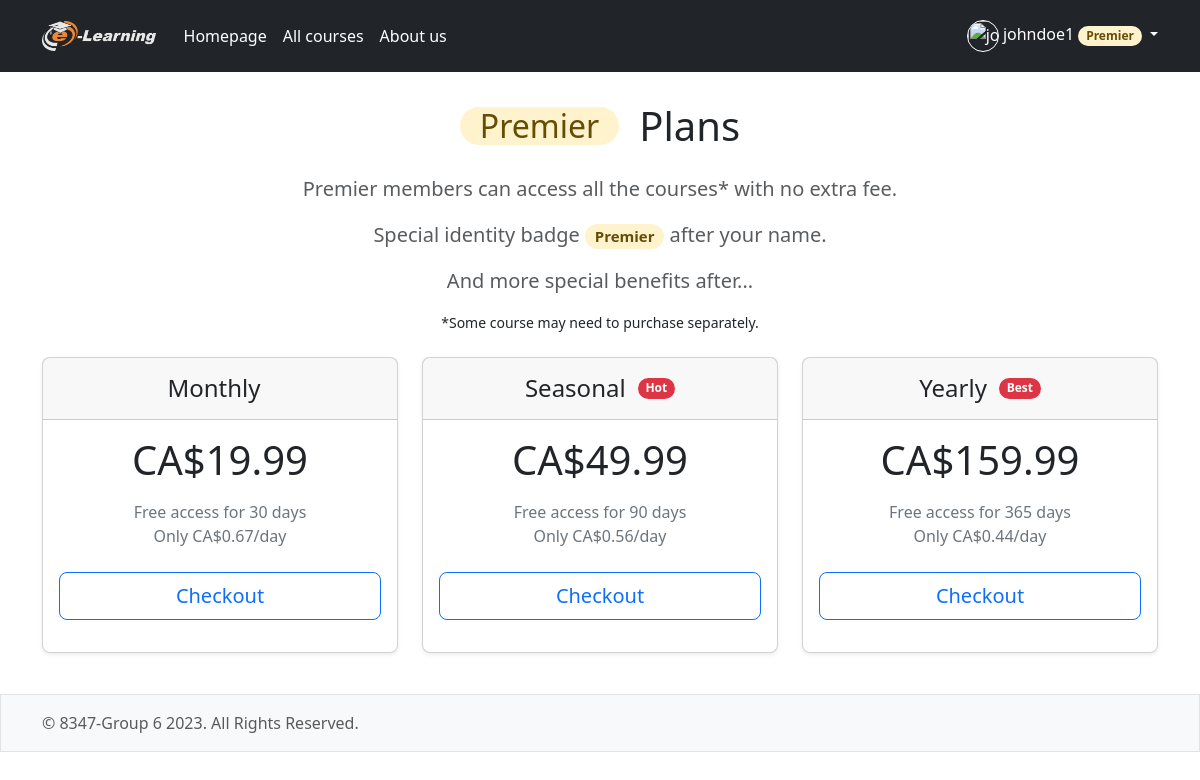
The app's page /premier/ (signed in) with its own data.
### elearning/models.py (models this page shows, shortened)
class PremiePlan(models.Model):
    name = models.CharField(max_length=10)
    days = models.PositiveIntegerField()
    price = models.DecimalField(max_digits=5,decimal_places=2)
    tag = models.CharField(max_length=5,blank=True,null=True)
    daily = models.DecimalField(max_digits=5,decimal_places=2,default=0.00)

### elearning/views.py (the view)
# urls.py: path("premier/", views.premier, name="premier"),
def premier(request):
    plans = PremiePlan.objects.all()
    return render(request,'elearning/premierplan.html',{"plans":plans})

### elearning/templates/elearning/premierplan.html (shortened to what this page needs)
{% extends 'elearning/base.html' %}
{% load bootstrap_icons %}
{% block content %}
    <main role="main" class="container" style="padding-top: 30px;">
    <div class="d-flex align-items-center justify-content-center">
        <h2 class="fw-normal text-warning-emphasis bg-warning-subtle rounded-pill" style="width: fit-content;padding-left: 20px;padding-right: 20px" >Premier</h2>
    <h1>&ensp;Plans</h1>
    </div>
    <div class="pricing-header p-3 pb-md-4 mx-auto text-center">
      <p class="fs-5 text-body-secondary">Premier members can access all the courses* with no extra fee.</p>
        <p class="fs-5 text-body-secondary">Special identity badge <span class="badge bg-warning-subtle text-warning-emphasis rounded-pill">Premier</span> after your name.</p>
        <p class="fs-5 text-body-secondary">And more special benefits after...</p>
    <small>*Some course may need to purchase separately.</small>
    </div>
    <div class="row row-cols-1 row-cols-md-3 mb-3 text-center">
    {% for plan in plans %}
      <div class="col">
        <div class="card mb-4 rounded-3 shadow-sm">
          <div class="card-header py-3 d-flex align-items-center justify-content-center" >
            <h4 class="my-0 fw-normal">{{ plan.name }}&ensp;</h4>
              {% if plan.tag %}
                  <span class="badge text-bg-danger rounded-pill">{{ plan.tag }}</span>
              {% endif %}
          </div>
          <div class="card-body">
            <h1 class="card-title pricing-card-title">CA${{ plan.price }}</h1>
            <ul class="list-unstyled mt-3 mb-4 text-secondary">
              <li>Free access for {{ plan.days }} days</li>
              <li>Only CA${{ plan.daily }}/day</li>
            </ul>
              <form id="buyPremier" action="{% url 'elearning:create-checkout-session' 'p' plan.id %}" method="post"
                      >
                    <button class="w-100 btn btn-lg btn-outline-primary" type="submit">Checkout</button>
                </form>
          </div>
        </div>
      </div>
    {% endfor %}
    </div>
    </main>
{% endblock %}

### elearning/templates/elearning/base.html (shortened to what this page needs)
{% load static %}
{% load bootstrap5 %}
{% bootstrap_css %}
{% load bootstrap_icons %}
<!DOCTYPE html>
<html lang="en">
<head>
    <link rel="stylesheet" type="text/css" href="{% static 'elearning/bootstrap.min.css' %}"/>
    <link rel="stylesheet" type="text/css" href="{% static 'elearning/sign-in.css' %}"/>
    <link rel="stylesheet" type="text/css" href="{% static 'elearning/carousel.css' %}"/>
</head>
<body class="d-flex flex-column h-100">
<header class="p-3 text-bg-dark bg-dark">
    <div class="container">
        <div class="d-flex flex-wrap align-items-center justify-content-center justify-content-lg-start">
            <a href="{% url 'elearning:homepage' %}"
               class="d-flex align-items-center mb-2 mb-lg-0 text-white text-decoration-none"
               style="margin-right: 20px">
                <img src="{% static 'elearning/logo.png' %}" height="30" alt="e-learning logo">
            </a>
            <ul class="nav col-12 col-lg-auto me-lg-auto mb-2 justify-content-center mb-md-0">
                <li><a href="{% url 'elearning:homepage' %}" class="nav-link px-2 text-white">Homepage</a></li>
                <li><a href="{% url 'elearning:courselist' %}" class="nav-link px-2 text-white">All courses</a></li>
                <li><a href="#" class="nav-link px-2 text-white">About us</a></li>
            </ul>
            {% if user.is_authenticated %}
                <div class="dropdown">
                    <a href="#" class="d-block link-body-emphasis text-white dropdown-toggle text-decoration-none"
                       data-bs-toggle="dropdown" aria-expanded="false">
                        <img src="{{ request.session.avatar }}" alt="{{ user.username }}" width="32" height="32"
                             style="border: white; border-style: solid; border-width: 1px" class="rounded-circle">
                        {{ user.username }}
                        {% if request.session.is_premier %}
                            <span class="badge bg-warning-subtle text-warning-emphasis rounded-pill">Premier</span>
                        {% endif %}
                    </a>
                </div>
            {% endif %}
        </div>
    </div>
</header>
    {% block content %}{% endblock %}
<footer class="footer mt-auto py-3 bg-body-tertiary" style=" border: #e2e3e5; border-style: solid; border-width: 1px">
    <div class="container">
        <span class="text-body-secondary">&copy; 8347-Group 6 2023. All Rights Reserved.</span>
    </div>
</footer>
</body>
</html>

### elearning/static/elearning/sign-in.css (style rules this page uses)
html, body { height: 100%; }

### elearning/static/elearning/carousel.css (style rules this page uses)
body { padding-bottom: 3rem; color: rgb(var(--bs-tertiary-color-rgb)); }

### records on screen
PremiePlan: name "Monthly", price "19.99", days "30", daily "0.67"
PremiePlan: name "Seasonal", tag "Hot", price "49.99", days "90", daily "0.56"
PremiePlan: name "Yearly", tag "Best", price "159.99", days "365", daily "0.44"

### other values on screen
{{ user.username }} "johndoe1"
